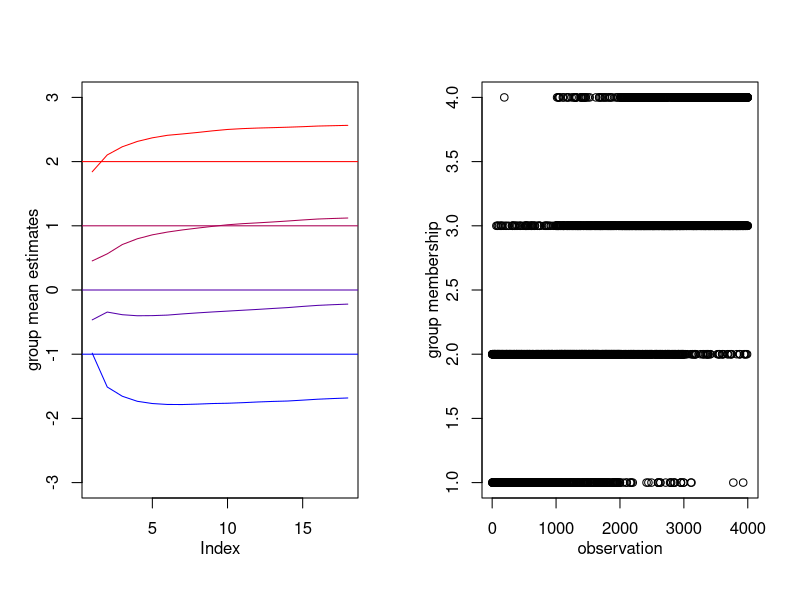

Write R code to recreate this figure.
N<-1000
mu<-c(-1,0,1,2)
sigma<- 1
x<-list()
for (i in 1:length(mu)) x[[i]]<-rnorm(N,mean=mu[i],sd=sigma)
x<-unlist(x) ##no group information!

##define initial cluster assignment
M<-sort(rnorm(length(mu),mean=0,sd=2))

##assign/recenter
delta<-1
Mlist<-list()
Mlist[[1]]<-M
counter<-1
while (delta>.01) {
    d<-outer(x,M,'-')
    gr<-apply(abs(d),1,which.min)
    M0<-Mlist[[length(Mlist)]]
    M<-as.numeric(by(x,gr,mean))
    Mlist[[as.character(counter)]]<-M
    delta<-max(abs(M-M0))
    counter<-counter+1
}
tab<-do.call("rbind",Mlist)

par(mfrow=c(1,2),mgp=c(2,1,0))
plot(NULL,xlim=c(1,nrow(tab)),ylim=c(-3,3),ylab='group mean estimates')
cols<-colorRampPalette(c("blue", "red"))( ncol(tab))
for (i in 1:ncol(tab)) {
    lines(tab[,i],col=cols[i])
    abline(h=mu[i],col=cols[i])
}
plot(gr,xlab="observation",ylab='group membership')
table(sort(rep(1:4,N)),gr) ##confusion matrix
